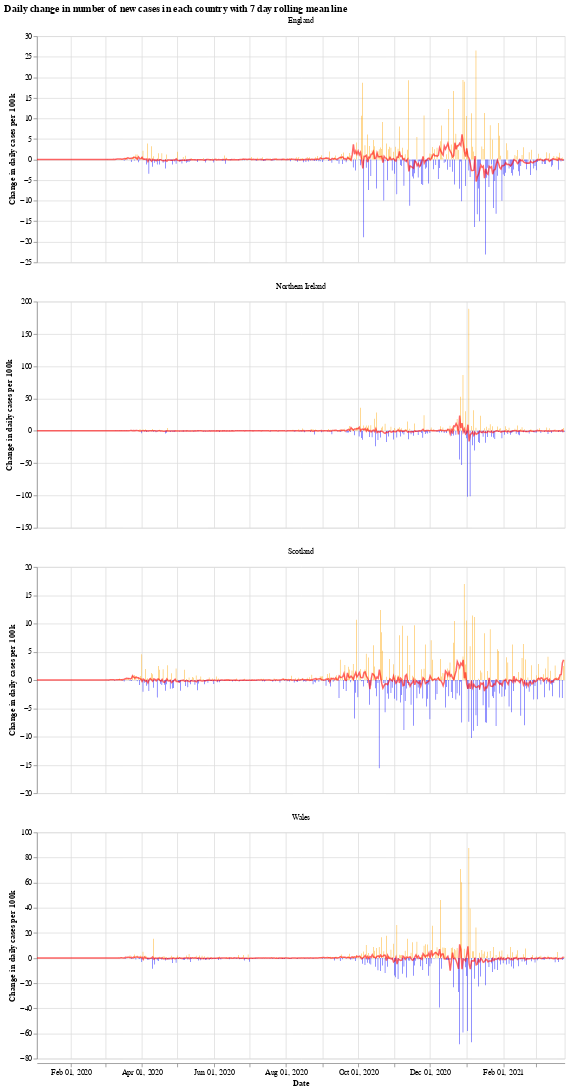

The cell this chart's notebook holds for it:
### Markdown cell above
We will use the Python library `Altair` for visualising the data, see the [altair docs](https://altair-viz.github.io/) for more information.

First we have a graph which shows the daily change in the number of new cases for each country. This number jumps up and down all over the place, which is likely due to delay in reporting of new cases over the weekend. Another interesting thing is that it looks like the daily cases in Wales experienced a much shorter period of calm over the summer (calm in the sense of daily cases not jumping up and down).

The orange bars are days when the number of new cases (per 100k population) was more than the previous day, while the blue are days when the number of new cases dropped. The red line is the 7 day moving average. 

When the moving average line is below 0, it means that there is a consistent drop in new cases. We can see this clearly happening around the times that lockdowns were introduced (though, to varying degrees). I will update the graphs soon with a marker of when each lockdown started.

### Code cell
# collapse
import altair as alt

bars = alt.Chart(uk_cases).mark_bar().encode(
    x=alt.X("yearmonthdate(date):T", axis=alt.Axis(title='Date')),
    y=alt.Y("casesChangeRate:Q", axis=alt.Axis(title='Change in daily cases per 100k')),
    tooltip='casesChange',
    color=alt.condition(
        alt.datum.casesChangeRate > 0,
        alt.value("orange"),  # The positive color
        alt.value("blue")  # The negative color
    )
).properties(title='Daily change in number of new cases with 7 day rolling mean',width=700).interactive()

line = alt.Chart(uk_cases).mark_line(
    color='red',
    size=2,
    opacity=0.6
).transform_window(
    rolling_mean='mean(casesChangeRate)',
    frame=[0, 7],
    groupby=['areaName']
).encode(
    x='yearmonthdate(date):T',
    y='rolling_mean:Q'
)

alt.layer(bars, line, data=uk_cases).facet(alt.Column(
    'areaName', title=''), columns=1).resolve_scale(y='independent').properties(title='Daily change in number of new cases in each country with 7 day rolling mean line')

### Figure 1 — Vega-Lite specification as saved in the notebook (floating-point values rounded to 4 significant figures; data arrays with more than 128 entries replaced by an {"elided": "..."} marker saying what was removed)
{"config": {"view": {"continuousWidth": 400, "continuousHeight": 300}}, "data": {"name": "data-8ce9d83621603f04492626aeece18e5b"}, "facet": {"type": "nominal", "field": "areaName", "title": ""}, "spec": {"layer": [{"mark": "bar", "encoding": {"color": {"condition": {"value": "orange", "test": "(datum.casesChangeRate > 0)"}, "value": "blue"}, "tooltip": {"type": "quantitative", "field": "casesChange"}, "x": {"type": "temporal", "axis": {"title": "Date"}, "field": "date", "timeUnit": "yearmonthdate"}, "y": {"type": "quantitative", "axis": {"title": "Change in daily cases per 100k"}, "field": "casesChangeRate"}}, "selection": {"selector001": {"type": "interval", "bind": "scales", "encodings": ["x", "y"]}}, "title": "Daily change in number of new cases with 7 day rolling mean", "width": 700}, {"mark": {"type": "line", "color": "red", "opacity": 0.6, "size": 2}, "encoding": {"x": {"type": "temporal", "field": "date", "timeUnit": "yearmonthdate"}, "y": {"type": "quantitative", "field": "rolling_mean"}}, "transform": [{"window": [{"op": "mean", "field": "casesChangeRate", "as": "rolling_mean"}], "frame": [0, 7], "groupby": ["areaName"]}]}]}, "columns": 1, "resolve": {"scale": {"y": "independent"}}, "title": "Daily change in number of new cases in each country with 7 day rolling mean line", "$schema": "https://vega.github.io/schema/vega-lite/v4.8.1.json", "datasets": {"data-8ce9d83621603f04492626aeece18e5b": {"elided": "1788 records"}}}
